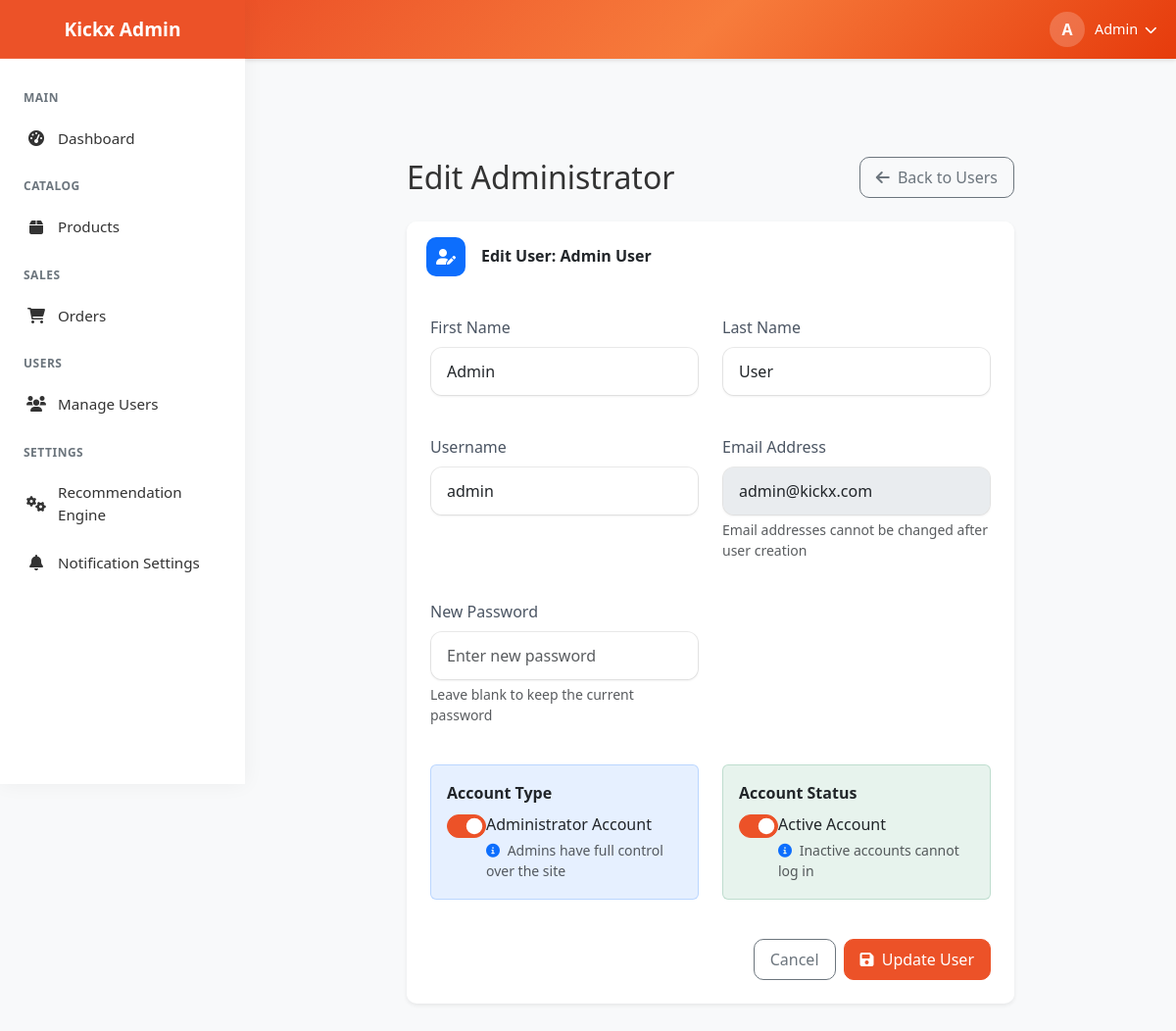
The app's page /admin/user/edit/2 (signed in) with its own data.
### kickx_app.py (models this page shows, shortened)
class User(db.Model, UserMixin):
    __tablename__ = 'users'
    id: Mapped[int] = mapped_column(primary_key=True, autoincrement=True)
    username: Mapped[str] = mapped_column(String(64), unique=True, nullable=False)
    email: Mapped[str] = mapped_column(String(120), unique=True, nullable=False)
    password_hash: Mapped[str] = mapped_column(String(128))
    first_name: Mapped[str] = mapped_column(String(64), nullable=True)
    last_name: Mapped[str] = mapped_column(String(64), nullable=True)
    created_at: Mapped[datetime] = mapped_column(default=datetime.utcnow)
    is_active: Mapped[bool] = mapped_column(Boolean, default=True)
    is_admin: Mapped[bool] = mapped_column(Boolean, default=False)
    orders = relationship('Order', back_populates='user', lazy='dynamic')
    reviews = relationship('Review', back_populates='user', lazy='dynamic')
    cart = relationship('Cart', back_populates='user', uselist=False)
    wishlist = relationship('Wishlist', back_populates='user', uselist=False)
    addresses = relationship('Address', back_populates='user', lazy='dynamic')
    notifications = relationship('Notification', back_populates='user', lazy='dynamic')

### kickx_app.py (the view, shortened to what this page needs)
@app.route('/admin/user/edit/<int:user_id>', methods=['GET', 'POST'])
@login_required
def admin_edit_user(user_id):
    if not current_user.is_admin:
        flash('You do not have permission to access the admin area!', 'danger')
        return redirect(url_for('index'))
    user = User.query.get_or_404(user_id)
    return render_template('admin/user_form.html', user=user)

### kickx_app.py (called while the page is built)
@login_manager.user_loader
def load_user(user_id):
    return User.query.get(int(user_id))

@app.before_request
def load_notifications():
    if current_user.is_authenticated:
        notifications = Notification.query.filter_by(user_id=current_user.id) \
            .order_by(Notification.created_at.desc()) \
            .limit(5) \
            .all()
        g.notifications = notifications
    else:
        g.notifications = []

@app.context_processor
def utility_processor():
    def get_notifications():
        if hasattr(g, 'notifications'):
            return g.notifications
        return []
    return {'notifications': get_notifications()}

### templates/admin/user_form.html (shortened to what this page needs)
{% extends "admin/layout.html" %}
{% block content %}
<div class="admin-content container-fluid mx-auto" style="max-width: 800px;">
    <div class="d-flex justify-content-between align-items-center mb-4">
        <h2 class="mb-0">
            {% if user %}
                {% if user.is_admin %}
                Edit Administrator
                {% else %}
                Edit Customer
                {% endif %}
            {% else %}
                Add New User
            {% endif %}
        </h2>
        <div class="d-flex gap-2">
            <a href="{{ url_for('admin_users') }}" class="btn btn-outline-secondary">
                <i class="fas fa-arrow-left me-1"></i> Back to Users
            </a>
        </div>
    </div>
    <div class="dashboard-card card border-0 shadow-sm mb-4">
        <div class="card-header bg-white py-3 border-0">
            <div class="d-flex align-items-center">
                <div class="card-icon {% if user and user.is_admin %}admin-icon{% else %}users-icon{% endif %} me-3">
                    <i class="fas fa-{% if user %}user-edit{% else %}user-plus{% endif %}"></i>
                </div>
                <h5 class="card-title mb-0">
                    {% if user %}
                        Edit User: {{ user.first_name }} {{ user.last_name }}
                    {% else %}
                        User Information
                    {% endif %}
                </h5>
            </div>
        </div>
        <div class="card-body p-4">
            <form method="POST" class="user-form">
                <div class="row mb-4">
                    <div class="col-md-6">
                        <div class="mb-3">
                            <label for="first_name" class="form-label">First Name</label>
                            <input type="text" class="form-control" id="first_name" name="first_name" value="{{ user.first_name if user else '' }}" placeholder="Enter first name" required>
                        </div>
                    </div>
                    <div class="col-md-6">
                        <div class="mb-3">
                            <label for="last_name" class="form-label">Last Name</label>
                            <input type="text" class="form-control" id="last_name" name="last_name" value="{{ user.last_name if user else '' }}" placeholder="Enter last name" required>
                        </div>
                    </div>
                </div>
                <div class="row mb-4">
                    <div class="col-md-6">
                        <div class="mb-3">
                            <label for="username" class="form-label">Username</label>
                            <input type="text" class="form-control" id="username" name="username" value="{{ user.username if user else '' }}" placeholder="Enter username" required>
                        </div>
                    </div>
                    <div class="col-md-6">
                        <div class="mb-3">
                            <label for="email" class="form-label">Email Address</label>
                            <input type="email" class="form-control" id="email" name="email" value="{{ user.email if user else '' }}" placeholder="Enter email address" required {% if user %}disabled{% endif %}>
                            {% if user %}
                            <div class="form-text small">Email addresses cannot be changed after user creation</div>
                            {% endif %}
                        </div>
                    </div>
                </div>
                <div class="row mb-4">
                    <div class="col-md-6">
                        <div class="mb-3">
                            <label for="new_password" class="form-label">{% if user %}New Password{% else %}Password{% endif %}</label>
                            <input type="password" class="form-control" id="new_password" name="new_password" placeholder="{% if user %}Enter new password{% else %}Enter password{% endif %}" {% if not user %}required{% endif %}>
                            {% if user %}
                            <div class="form-text small">Leave blank to keep the current password</div>
                            {% endif %}
                        </div>
                    </div>
                </div>
                <div class="row mb-4">
                    {% if user and user.is_admin or not user %}
                    <div class="col-md-6">
                        <div class="account-type-section mb-3 p-3 rounded {% if user and user.is_admin %}bg-admin-light{% else %}bg-light{% endif %}">
                            <label class="fw-bold mb-2">Account Type</label>
                            <div class="form-check form-switch">
                                <input class="form-check-input" type="checkbox" id="is_admin" name="is_admin" value="1" {% if user and user.is_admin %}checked{% endif %}>
                                <label class="form-check-label" for="is_admin">
                                    Administrator Account
                                </label>
                                <div class="form-text small mt-1">
                                    <i class="fas fa-info-circle me-1 text-primary"></i>
                                    Admins have full control over the site
                                </div>
                            </div>
                        </div>
                    </div>
                    {% else %}
                    <input type="hidden" name="is_admin" value="0">
                    {% endif %}
                    <div class="col-md-6">
                        <div class="account-status-section mb-3 p-3 rounded {% if not user or user.is_active %}bg-success-light{% else %}bg-danger-light{% endif %}">
                            <label class="fw-bold mb-2">Account Status</label>
                            <div class="form-check form-switch">
                                <input class="form-check-input" type="checkbox" id="is_active" name="is_active" value="1" {% if not user or user.is_active %}checked{% endif %}>
                                <label class="form-check-label" for="is_active">
                                    Active Account
                                </label>
                                <div class="form-text small mt-1">
                                    <i class="fas fa-info-circle me-1 text-primary"></i>
                                    Inactive accounts cannot log in
                                </div>
                            </div>
                        </div>
                    </div>
                </div>
                <div class="d-flex justify-content-end">
                    <a href="{{ url_for('admin_users') }}" class="btn btn-outline-secondary me-2">
                        Cancel
                    </a>
                    <button type="submit" class="btn btn-primary">
                        <i class="fas fa-save me-1"></i> {% if user %}Update{% else %}Create{% endif %} User
                    </button>
                </div>
            </form>
        </div>
    </div>
</div>
{% endblock %}

### templates/admin/layout.html (shortened to what this page needs)
<!DOCTYPE html>
<html lang="en">
<head>
    <link rel="stylesheet" href="https://cdnjs.cloudflare.com/ajax/libs/font-awesome/6.0.0/css/all.min.css">
    {{ bootstrap.load_css() }}
</head>
<body>
    <div class="admin-sidebar" id="sidebar">
        <div class="sidebar-header d-flex align-items-center justify-content-center">
            <h1 class="brand-name text-center">Kickx Admin</h1>
        </div>
        <ul class="sidebar-menu">
            <li class="menu-title">MAIN</li>
            <a href="{{ url_for('admin_dashboard') }}" class="menu-item {% if request.endpoint == 'admin_dashboard' %}active{% endif %}">
                <i class="fas fa-tachometer-alt"></i> Dashboard
            </a>
            <li class="menu-title">CATALOG</li>
            <a href="{{ url_for('admin_products') }}" class="menu-item {% if 'admin_products' in request.endpoint %}active{% endif %}">
                <i class="fas fa-box"></i> Products
            </a>
            <li class="menu-title">SALES</li>
            <a href="{{ url_for('admin_orders') }}" class="menu-item {% if 'admin_orders' in request.endpoint %}active{% endif %}">
                <i class="fas fa-shopping-cart"></i> Orders
            </a>
            <li class="menu-title">USERS</li>
            <a href="{{ url_for('admin_users') }}" class="menu-item {% if 'admin_users' in request.endpoint %}active{% endif %}">
                <i class="fas fa-users"></i> Manage Users
            </a>
            <li class="menu-title">SETTINGS</li>
            <a href="{{ url_for('admin_recommendation_engine') }}" class="menu-item {% if request.endpoint == 'admin_recommendation_engine'%}active{% endif %}">
                <i class="fas fa-cogs"></i> Recommendation Engine
            </a>
            <a href="{{ url_for('admin_notification_settings') }}" class="menu-item {% if request.endpoint == 'admin_notification_settings'%}active{% endif %}">
                <i class="fas fa-bell"></i> Notification Settings
            </a>
        </ul>
    </div>
    <div class="admin-topbar">
        <div class="user-dropdown">
            <div class="admin-avatar">
                {{ current_user.first_name[0] }}
            </div>
            <div class="admin-name">
                {{ current_user.first_name }} <i class="fas fa-chevron-down ms-1" style="font-size: 0.8rem;"></i>
            </div>
        </div>
    </div>
    <div class="admin-content">
        <div class="content-wrapper mx-auto" style="max-width: 1400px;">
            {% block content %}{% endblock %}
        </div>
    </div>
</body>
</html>

### templates/admin/layout.html (style rules this page uses)
:root { --primary-color: #EC5228; --primary-light: rgba(236, 82, 40, 0.1); --primary-hover: #d13e18; --text-color: #333333; --text-muted: #6c757d; --border-color: rgba(0, 0, 0, 0.1); --sidebar-width: 250px; --topbar-height: 60px; --success-color: #28a745; --danger-color: #dc3545; --warning-color: #ffc107; --info-color: #17a2b8; --bg-light: #f8f9fa; }
body { font-family: 'Segoe UI', Tahoma, Geneva, Verdana, sans-serif; background-color: var(--bg-light); color: var(--text-color); min-height: 100vh; display: flex; padding: 0; margin: 0; }
.admin-sidebar { width: var(--sidebar-width); background-color: white; height: 100vh; position: fixed; left: 0; top: 0; z-index: 1030; box-shadow: 0 0 20px rgba(0, 0, 0, 0.05); transition: all 0.3s ease; overflow-y: auto; }
.sidebar-header { height: var(--topbar-height); padding: 0 20px; display: flex; align-items: center; justify-content: flex-start; background-color: var(--primary-color); color: white; border-bottom: 1px solid rgba(255, 255, 255, 0.1); }
.brand-name { font-weight: 700; font-size: 1.2rem; color: white; margin: 0; }
.sidebar-menu { padding: 0; list-style: none; margin: 0; padding-top: 15px; }
.menu-title { font-size: 0.75rem; text-transform: uppercase; color: var(--text-muted); padding: 1rem 1.5rem 0.5rem; letter-spacing: 0.5px; font-weight: 600; }
.menu-item { display: flex; align-items: center; padding: 0.8rem 1.5rem; color: var(--text-color); text-decoration: none; transition: all 0.2s ease; border-left: 3px solid transparent; font-size: 0.95rem; }
.menu-item i { margin-right: 12px; font-size: 1rem; width: 20px; text-align: center; }
.admin-topbar { height: var(--topbar-height); background: linear-gradient(135deg, var(--primary-color), #f77c3c, #e63b0c); position: fixed; top: 0; left: var(--sidebar-width); right: 0; z-index: 1025; display: flex; align-items: center; justify-content: space-between; padding: 0 20px; box-shadow: 0 2px 4px rgba(0, 0, 0, 0.1); transition: all 0.3s ease; color: white; }
.user-dropdown { display: flex; align-items: center; cursor: pointer; position: relative; }
.user-dropdown .admin-avatar { width: 36px; height: 36px; background-color: rgba(255, 255, 255, 0.2); color: white; border-radius: 50%; display: flex; align-items: center; justify-content: center; margin-right: 10px; font-weight: bold; }
.user-dropdown .admin-name { color: white; font-weight: 500; font-size: 0.9rem; }
.admin-content { flex: 1; margin-left: var(--sidebar-width); margin-top: var(--topbar-height); padding: 20px; transition: all 0.3s ease; width: calc(100% - var(--sidebar-width)); }
.card { border: none; border-radius: 10px; box-shadow: 0 4px 15px rgba(0, 0, 0, 0.05); margin-bottom: 20px; }
.card-header { background-color: white; border-bottom: 1px solid rgba(0, 0, 0, 0.05); padding: 15px 20px; display: flex; justify-content: space-between; align-items: center; border-top-left-radius: 10px !important; border-top-right-radius: 10px !important; }
.card-title { margin: 0; font-size: 16px; font-weight: 600; }
.btn-primary { background-color: var(--primary-color); border-color: var(--primary-color); box-shadow: 0 2px 5px rgba(236, 82, 40, 0.2); }
.form-control, .form-select { border-radius: 8px; border: 1px solid rgba(0, 0, 0, 0.1); box-shadow: 0 1px 2px rgba(0, 0, 0, 0.05); padding: 0.5rem 0.75rem; transition: all 0.3s ease; }

### records on screen
User: first_name "A", first_name "Admin"
User: first_name "Admin", last_name "User", username "admin", email "admin@kickx.com", is_admin "☑", is_active "☑"
